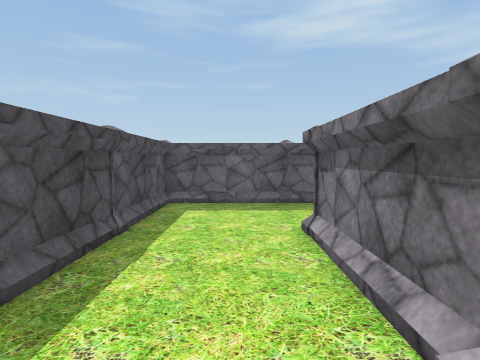
view 1 (above)

24 first-person views from a walk through a scene from a Unity 3-D project. The camera is 1.4 m above the floor, tilts 4° down and sees 80° across. The floor is counted in squares, 1 m on a side. Each view is taken from the middle of a square. On the plan, view 1 faces up. The plan holds only what a view shows up to about 14 squares ahead; the rest is blank. The place goes on beyond the plan. Some animated figures are not drawn. Some surface patterns are stand-ins.

view 2
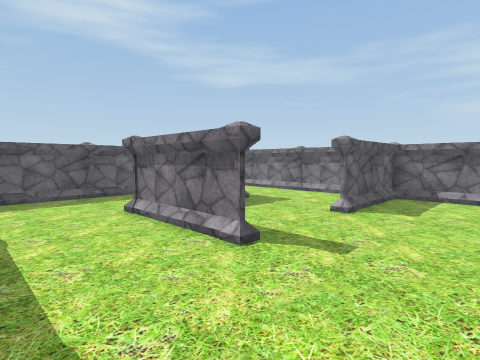

view 3
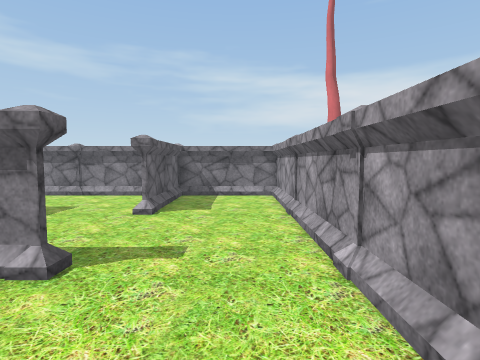

view 4
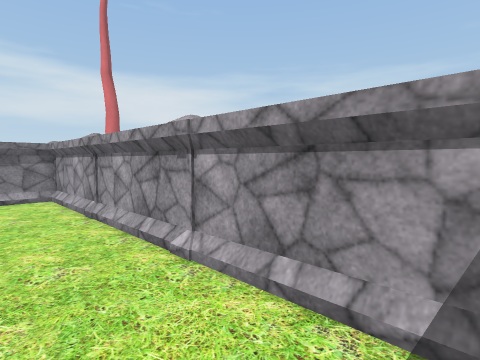

view 5
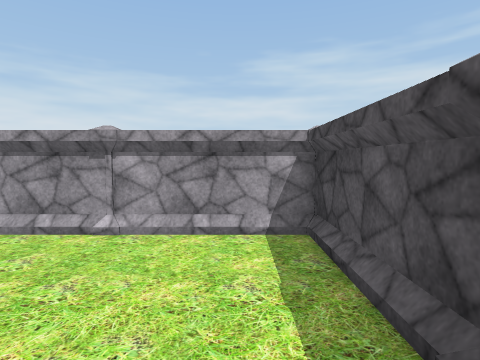

view 6
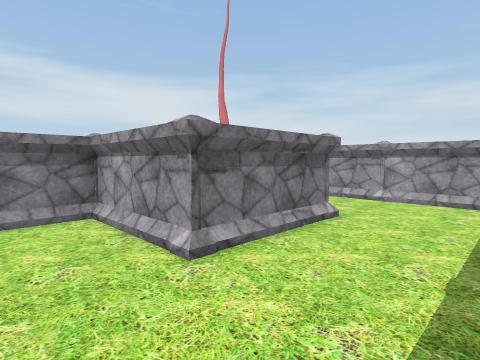

view 7
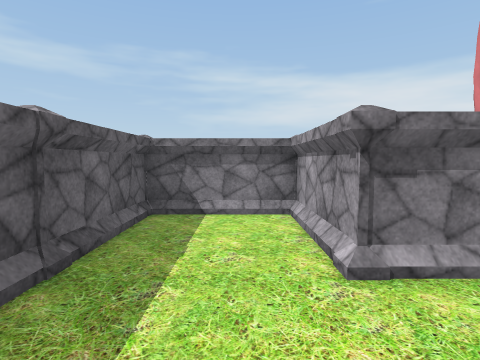

view 8
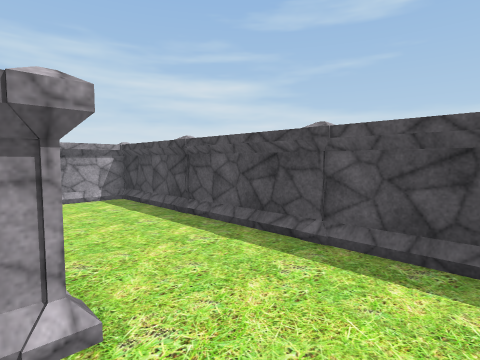

view 9
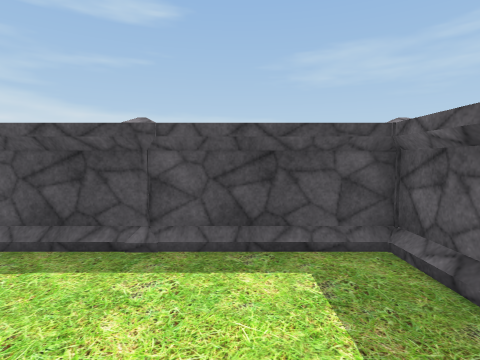

view 10
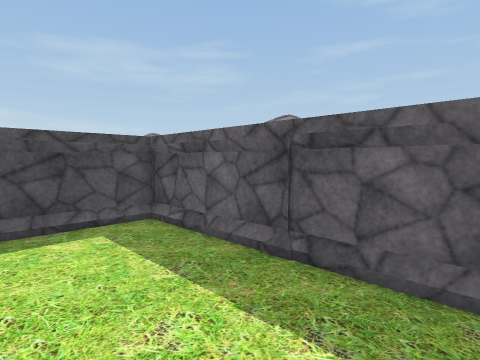

view 11
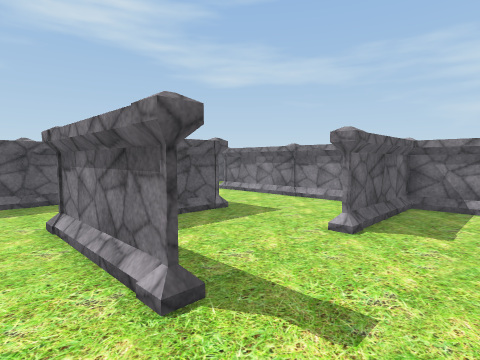

view 12
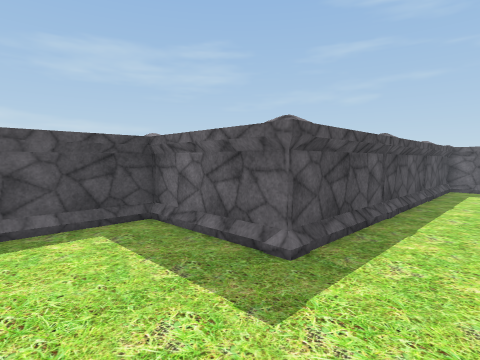

view 13
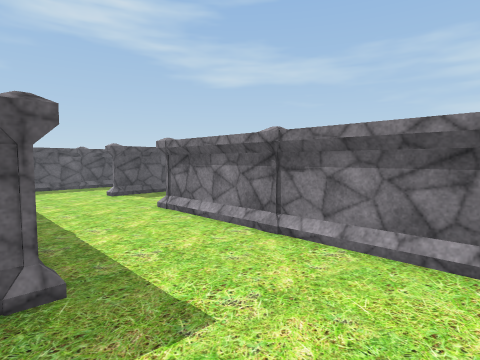

view 14
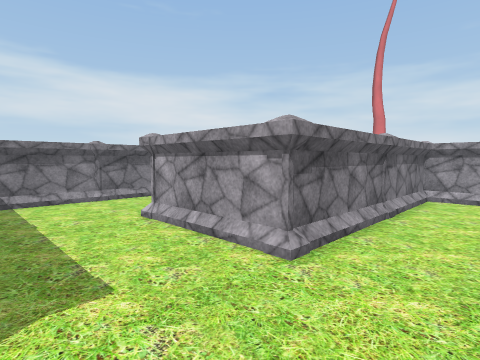

view 15
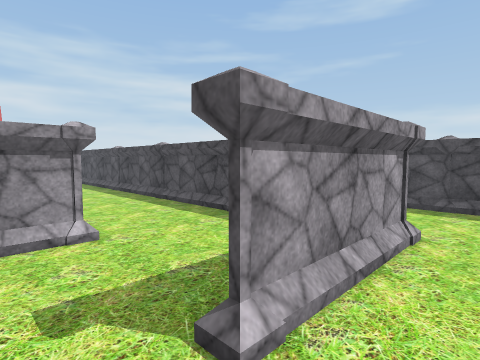

view 16
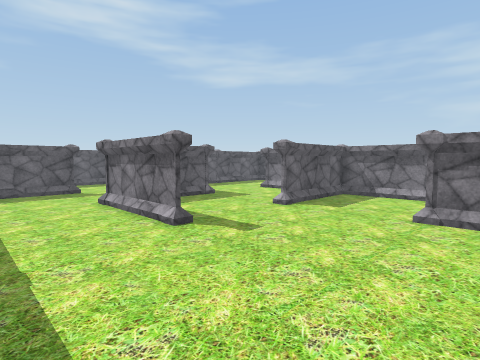

view 17
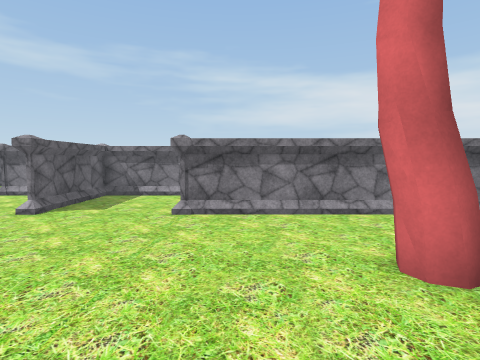

view 18
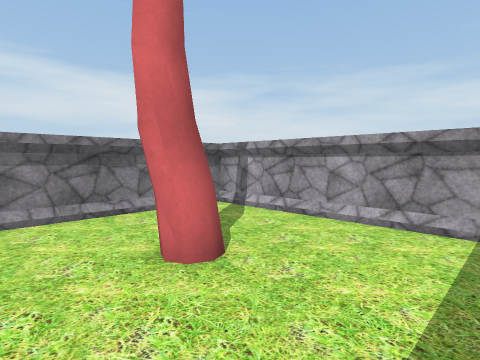

view 19
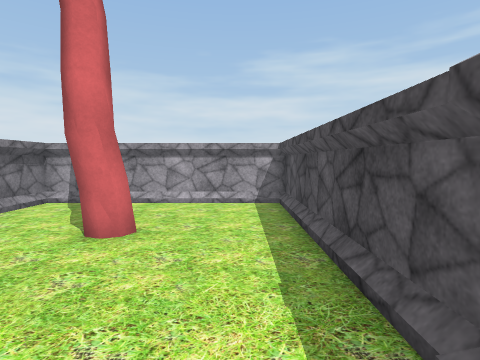

view 20
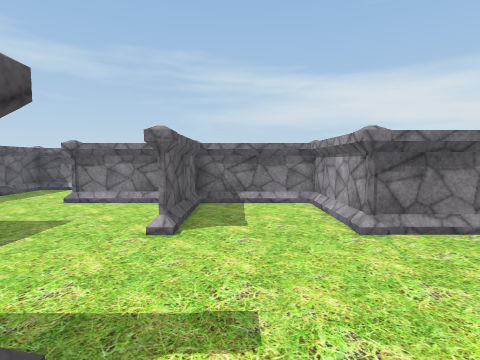

view 21
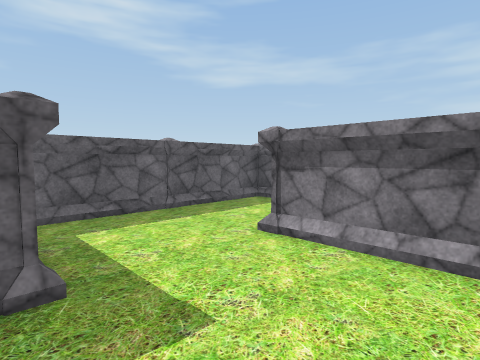

view 22
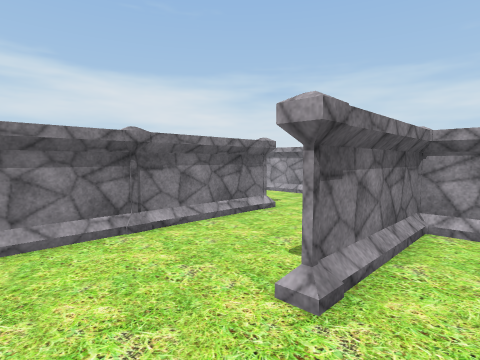

view 23
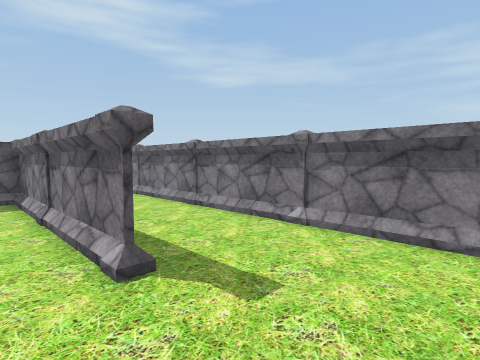

view 24
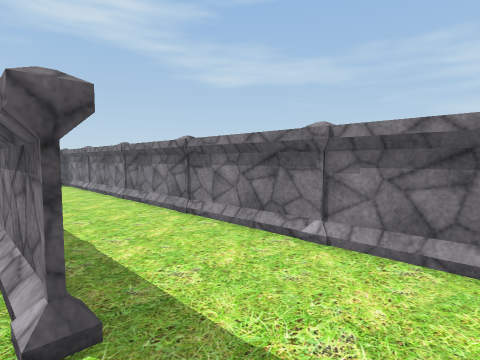

### Floor plan
Points are (right, up) in squares from view 1. A wall is a line through its corners. A room is listed if a view was taken in it or the views show most of it. See-through windows are left out.
Room 1 (views 1, 2, 3, 4, 5, 6, 7, 8, 9, 10, 11, 12, 13, 14, 15, 16, 17, 18, 19, 20, 21, 22, 23, 24)
walls: (13.5, 1.6) (13.5, 5.5) (14.6, 5.5); (9.5, 1.5) (5.6, 1.5); (9.5, 4.6) (9.5, -10.5) (17.5, -10.5) (17.5, -3.4); (17.5, 5.5) (16.1, 5.5); (7.9, 1.5) (8.5, 1.5); (17.5, 7.5) (17.5, 12.1); (9.5, -2.5) (9.5, 9.5) (12.6, 9.5); (12.5, 9.5) (11.1, 9.5); (18.4, -2.5) (20.5, -2.5); (5.5, 5.5) (1.5, 5.5); (6.4, -2.5) (8.5, -2.5); (21.5, 1.5) (17.6, 1.5); (13.3, -6) (13.8, -5.8); (13.1, -6.4) (13.4, -5.9) (13.9, -6.1); (21.5, -2.5) (21.5, 5.5); (11.8, 13.5) (9.5, 13.5); (1.5, 1.5) (1.5, 5.5) (4.5, 5.5); (1.5, 4.5) (1.5, 2.5); (2.4, -2.5) (4.5, -2.5); (5.5, 12.4) (5.5, 5.5) (5.5, 9.5) (-2.2, 9.5); (25.5, 1.5) (25.5, 9.5) (18.1, 9.5); (26.6, -2.5) (28.5, -2.5); (-2.5, 4.6) (-2.5, 2.5); (-1.6, -2.5) (0.5, -2.5); (-2.5, 0.6) (-2.5, -1.5); (-2.5, 8.5) (-2.5, 6.4); (29.5, 2.4) (29.5, 4.5); (29.5, 6.4) (29.5, 8.5); (29.5, -1.6) (29.5, 0.5); (29.5, 10.4) (29.5, 12.4)
objects: pillar (-3, -3) to (-2, -2); pillar (-3, 1) to (-2, 2); pillar (-3, 5) to (-2, 6); pillar (1, -3) to (2, -3); pillar (1, 1) to (2, 1); pillar (1, 5); pillar (1, 9); pillar (5, -3) to (6, -3); pillar (5, 1); pillar (5, 5) to (6, 5); pillar (5, 9); pillar (9, -3) to (10, -3); pillar (9, 1); pillar (9, 5); pillar (9, 9); pillar (9, 13); pillar (13, 1) to (14, 1); pillar (13, 5); pillar (13, 9) to (14, 10); pillar (17, -3) to (18, -3); pillar (17, 1); pillar (17, 5) to (18, 5); pillar (17, 9); other object (21, -3) to (22, -3); pillar (21, 1); pillar (21, 5) to (22, 6); pillar (21, 9); pillar (25, 1) to (26, 1); pillar (25, 5); other object (25, 9); pillar (29, 1) to (30, 2); pillar (29, 5) to (30, 6); pillar (29, 9) to (30, 10); other object (29, 13) to (30, 13)

Positions as (right, up) in squares from view 1, and headings:
1: (0, 0), facing up
2: (-2, -2), facing up-right
3: (-2, -1), facing right
4: (-2, 0), facing down-right
5: (-1, 3), facing down
6: (-2, 8), facing down-right
7: (-2, 7), facing right
8: (2, 8), facing down-left
9: (2, 7), facing left
10: (4, 6), facing up-left
11: (0, -1), facing up-right
12: (8, 2), facing up-left
13: (5, 2), facing up-right
14: (7, 13), facing down-right
15: (15, 11), facing down-left
16: (10, -4), facing up-right
17: (10, -4), facing right
18: (10, -4), facing down-right
19: (11, -1), facing down
20: (12, 0), facing right
21: (17, 2), facing up-right
22: (20, 8), facing down-right
23: (24, -2), facing up-right
24: (25, -1), facing up-right
